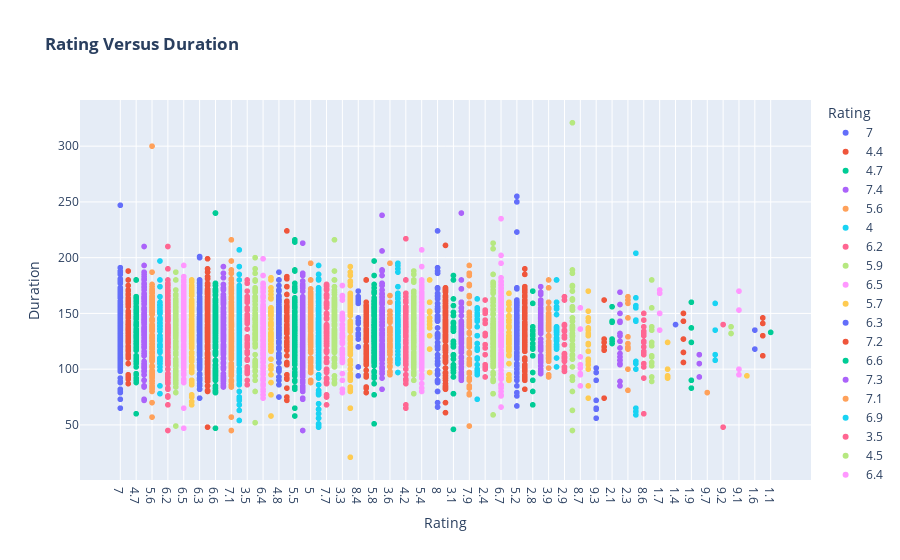

Write notebook code for a chart like this one.
### Markdown cell above
This code segment utilizes Plotly Express to create a scatter plot visualization depicting the relationship between movie ratings and their durations. The `px.scatter()` function is used to generate the scatter plot. The 'Rating' column is assigned to the x-axis, the 'Duration' column to the y-axis, and the 'Rating' column is utilized for color-coding the data points. Additionally, the `color_continuous_scale` parameter is set to 'Plasma' from the Plotly color scale library, providing a continuous color scale for the color-coding based on ratings. The title of the plot is specified as 'Rating Versus Duration', with HTML `<b>` tags used for bold formatting. This visualization enables the exploration of potential relationships between movie ratings and their durations, offering insights into any trends or patterns that may exist.

### Code cell
px.scatter(df_movie,x='Rating',y='Duration',color='Rating',color_continuous_scale=px.colors.sequential.Plasma,title='<b>Rating Versus Duration')
